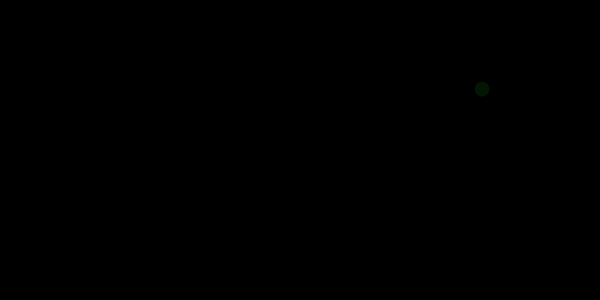
Frame 1 (no input)
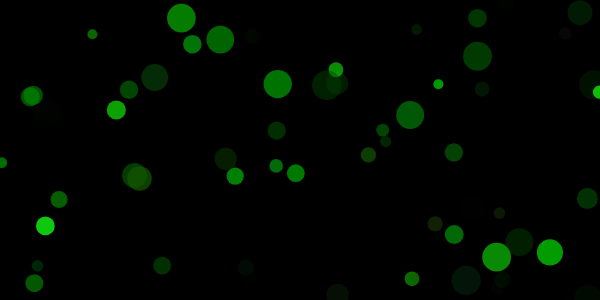
Frame 60 (no input)
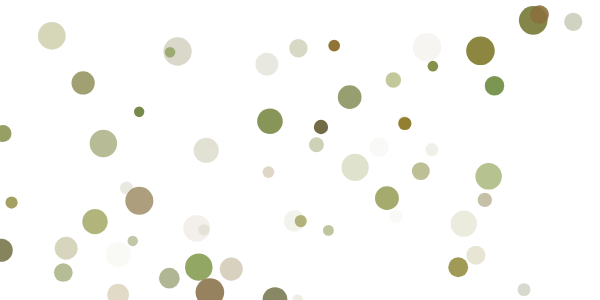
Frame 120 (the mouse pressed at the canvas centre since frame 60)

The p5.js sketch that drew these frames (run headless with seeded random() and noise() and a simulated clock; from frame 60 on, the mouse is pressed at the canvas centre):

// p5.js sketch
// ── sketch.js
var col = {
	r: 0,
	g: 0,
	b: 0,
	al: 0,
	mappedR : 0,
	mappedB : 0,
	mappedG : 0
};

var circle = {
	x: 0,
	y: 0,
	d: 20
};

var bool = true;
var n = 20;

function setup() {
	createCanvas(600, 300);
	background(0);
}

function draw() {
	col.mappedR = map(mouseX, 0, 600, 0, 255);
	col.mappedB = map(mouseY, 0, 600, 0, 255);
	col.mappedG = map(mouseX, 0, 600, 255, 0);
	col.r = random(col.mappedR - n, col.mappedR + n);
	col.g = random(col.mappedG - n, col.mappedR + n);
	col.b = random(col.mappedB - n, col.mappedB + n);
	col.al = random(255);
	circle.x = random(width);
	circle.y = random(height);
	circle.d = random(10, 30)
	fill(col.r, col.g, col.b, col.al);
	noStroke();
	ellipse(circle.x, circle.y, circle.d, circle.d);
}

function mousePressed() {
	bool = !bool;
	if (bool) {
		background(0);
	} else {
		background(255);
	}
}
